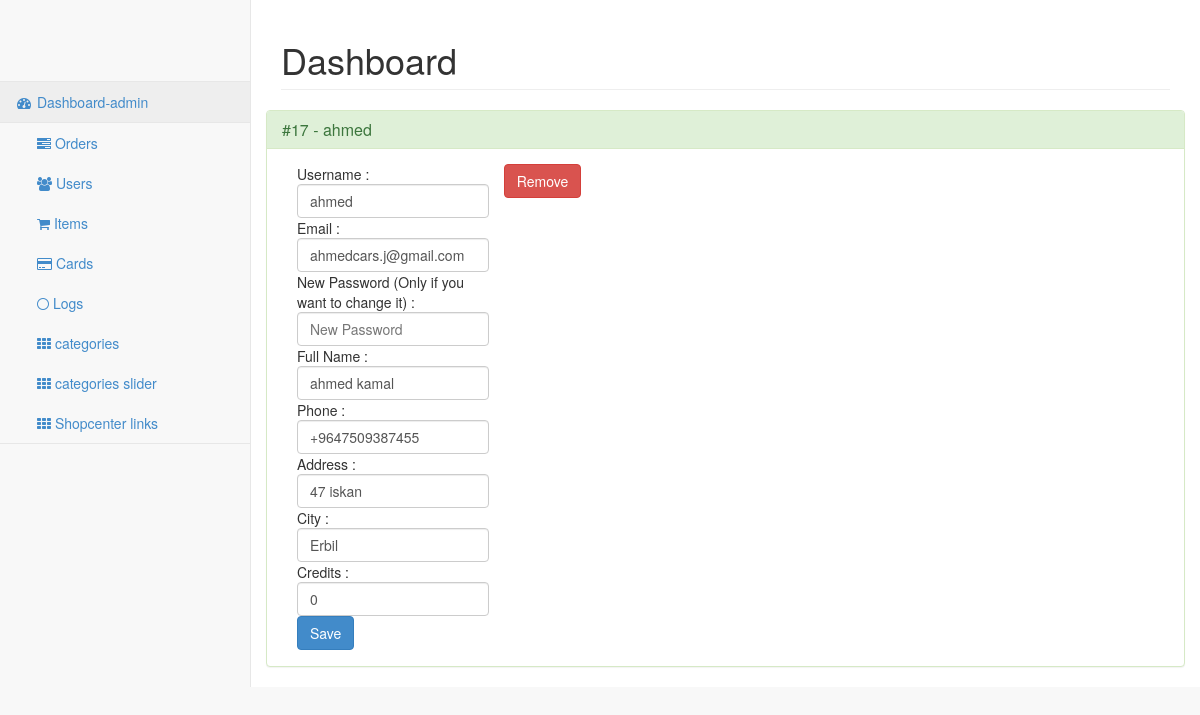
/control/users.php?cmd=edit_user&id=17 (signed in), run on the app's committed database.
### tables this page shows
CREATE TABLE IF NOT EXISTS `users` (
  `id` bigint(250) NOT NULL AUTO_INCREMENT,
  `username` varchar(250) NOT NULL,
  `email` varchar(250) NOT NULL,
  `password` varchar(250) NOT NULL,
  `full_name` varchar(250) NOT NULL,
  `phone` varchar(250) NOT NULL,
  `address` longtext NOT NULL,
  `city` varchar(250) NOT NULL,
  `credits` varchar(250) NOT NULL,
  PRIMARY KEY (`id`,`username`)
);

### control/includes/classes/user_class.php (the view, shortened to what this page needs)
<?php
class user{
	function EditUserProfile($id){
		$GetOrdersQuery = "SELECT * FROM `users` WHERE `id` = $id ;" ;
		$DoGetOrdersQuery = mysql_query($GetOrdersQuery) ;
		while ($fetch_info= mysql_fetch_array($DoGetOrdersQuery)) {
					$id = $fetch_info['id'] ;
					$username = $fetch_info['username'] ;
					$email =  $fetch_info['email'] ;
					$full_name =  $fetch_info['full_name'] ;
					$phone =  $fetch_info['phone'] ;
					$address =  $fetch_info['address'] ;
					$city =  $fetch_info['city'] ;
					$credits =  $fetch_info['credits'] ;
					$return = '<div class="panel panel-success"><div class="panel-heading"><h3 class="panel-title">#' . $id . ' - ' . $username . '</h3></div><div class="panel-body">' ;
					$return = $return . '<form action="process.php" name="EditUser" id="EditUser" method="post"><input type="hidden" name="cmd" id="cmd" value="EditUser" /><input type="hidden" name="id" id="id" value="' . $id . '" />' ;
					$return = $return . '<div class="col-md-3">' ;
					$return = $return . 'Username : <input id="username" name="username" placeholder="Username" class="form-control input-md" type="text" value="' . $username . '"/>' ;
					$return = $return . 'Email : <input id="email" name="email" placeholder="E-Mail" class="form-control input-md" type="text" value="' . $email . '"/>' ;
					$return = $return . 'New Password (Only if you want to change it) : <input id="password" name="password" placeholder="New Password" class="form-control input-md" type="text" value=""/>' ;
					$return = $return . 'Full Name : <input id="full_name" name="full_name" placeholder="Full Name" class="form-control input-md" type="text" value="' . $full_name . '"/>' ;
					$return = $return . 'Phone : <input id="phone" name="phone" placeholder="Phone" class="form-control input-md" type="text" value="' . $phone . '"/>' ;
					$return = $return . 'Address : <input id="address" name="address" placeholder="Address" class="form-control input-md" type="text" value="' . $address . '"/>' ;
					$return = $return . 'City : <input id="city" name="city" placeholder="City" class="form-control input-md" type="text" value="' . $city . '"/>' ;
					$return = $return . 'Credits : <input id="credits" name="credits" placeholder="Credits" class="form-control input-md" type="text" value="' . $credits . '"/>' ;
					$return = $return . '<button type="submit" id="edituserbtn" name="edituserbtn" class="btn btn-primary">Save</button></form></div><div id="EditUserResponse" class="col-md-12"></div><a href="./process.php?cmd=Remove&remove_type=user&id=' . $id . '"> <button id="remove" name="remove" class="btn btn-danger">Remove</button></a></div></div>' ;
					return $return ;
		}
	}
}
?>

### data on the page
users: id "17", username "ahmed", email "ahmedcars.j@gmail.com", full_name "ahmed kamal", phone "+9647509387455", address "47 iskan", city "Erbil", credits "0"
